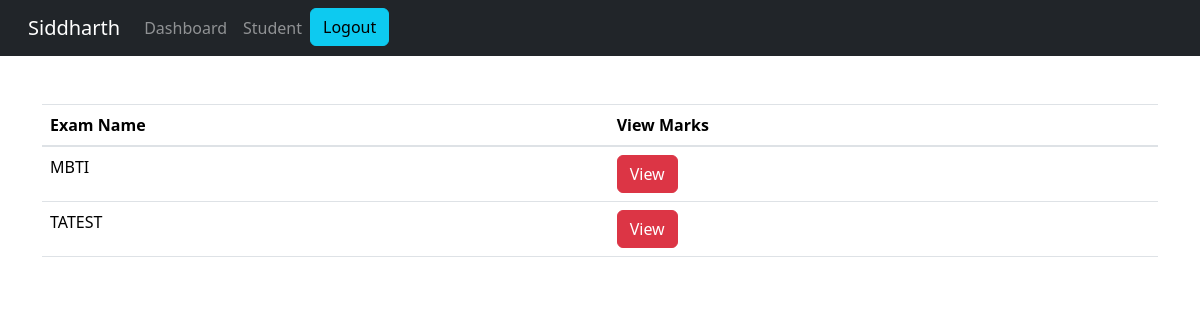
The app's page /teacher/teacher-view-marks/7 (signed in), older data.
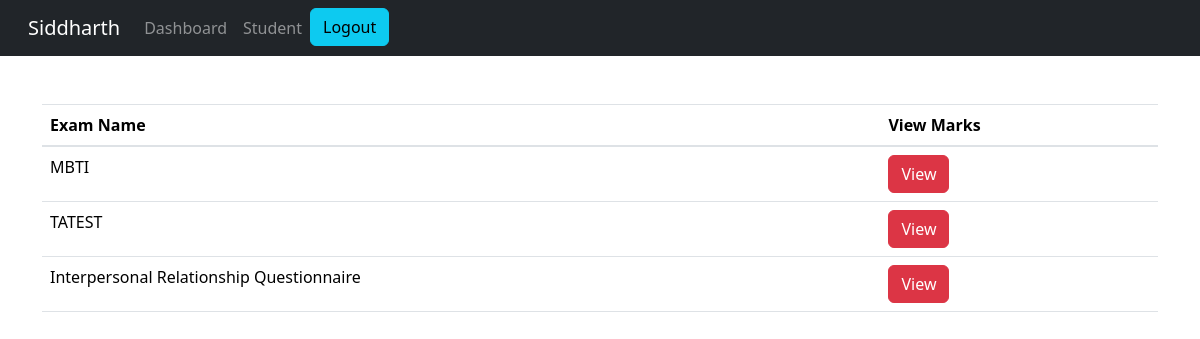
The same page, newer data.
### quiz/models.py (models this page shows, shortened)
class Course(models.Model):
   course_name = models.CharField(max_length=50)
   question_number = models.PositiveIntegerField()
   total_marks = models.PositiveIntegerField()

### teacher/views.py (the view)
# urls.py: path('teacher-view-marks/<int:pk>', views.teacher_view_marks_view,name='teacher-view-marks'),
@login_required(login_url='teacherlogin')
def teacher_view_marks_view(request,pk):
    courses = QMODEL.Course.objects.all()
    response =  render(request,'teacher/teacher_view_marks.html',{'courses':courses})
    response.set_cookie('student_id',str(pk))
    return response

### teacher/templates/teacher/teacher_view_marks.html (shortened to what this page needs)
{% extends 'teacher/teacherbase.html' %}
{% block content %}
<head>
    <link href="http://netdna.bootstrapcdn.com/bootstrap/4.0.0-beta/css/bootstrap.min.css" rel="stylesheet">
    <link rel="stylesheet" href="https://maxcdn.bootstrapcdn.com/bootstrap/4.4.1/css/bootstrap.min.css">
    <link href="https://maxcdn.bootstrapcdn.com/font-awesome/4.3.0/css/font-awesome.min.css" rel="stylesheet">
    <link href="https://cdn.jsdelivr.net/npm/bootstrap@5.3.1/dist/css/bootstrap.min.css" rel="stylesheet">
  </head>
<br><br>
<div class="container">
<table class="table table-hover" id="dev-table">
  <thead>
    <tr>
      <th>Exam Name</th>
      <th>View Marks</th>
    </tr>
  </thead>
  {% for t in courses %}
  <tr>
    <td> {{t.course_name}}</td>
    <td><a class="btn btn-danger btn-xs" href="{% url 'teacher-check-marks' t.id  %}">View</a></td>
  </tr>
  {% endfor %}
</table>
</div>
{% endblock content %}

Row changes from the older to the newer data that the page shows:
added Course: course_name "Interpersonal Relationship Questionnaire"
